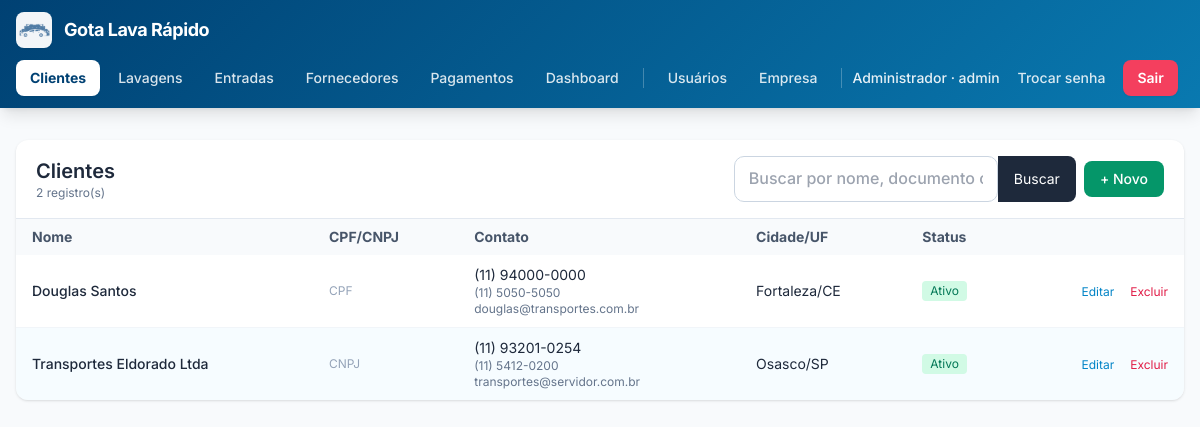
Page /clientes.php (signed in) on the earlier database version.
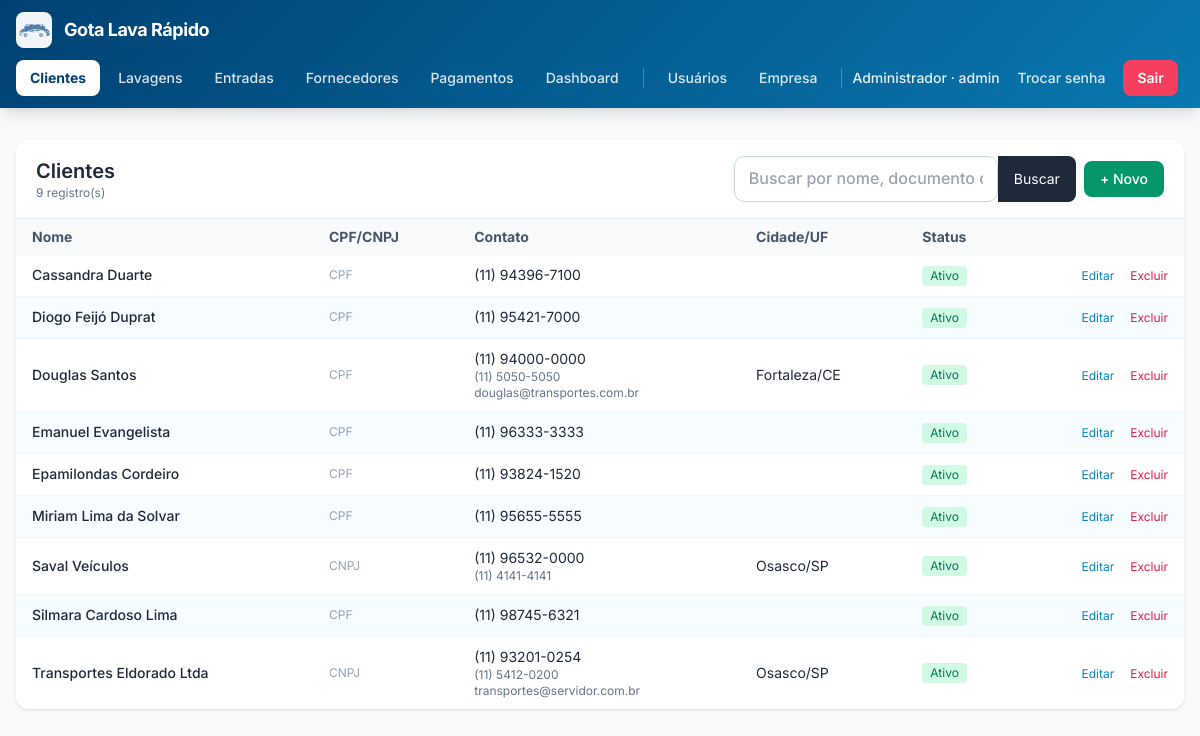
Same page on the later database version.
### tables this page shows
CREATE TABLE empresa (
                id INTEGER PRIMARY KEY CHECK (id = 1),
                razao_social  TEXT NOT NULL DEFAULT '',
                nome_fantasia TEXT NOT NULL DEFAULT '',
                cnpj          TEXT NOT NULL DEFAULT '',
                inscricao_estadual TEXT NOT NULL DEFAULT '',
                email         TEXT NOT NULL DEFAULT '',
                telefone      TEXT NOT NULL DEFAULT '',
                celular       TEXT NOT NULL DEFAULT '',
                cep           TEXT NOT NULL DEFAULT '',
                endereco      TEXT NOT NULL DEFAULT '',
                numero        TEXT NOT NULL DEFAULT '',
                complemento   TEXT NOT NULL DEFAULT '',
                bairro        TEXT NOT NULL DEFAULT '',
                cidade        TEXT NOT NULL DEFAULT '',
                uf            TEXT NOT NULL DEFAULT '',
                logo_path     TEXT NOT NULL DEFAULT '',
                atualizado_em TEXT NOT NULL DEFAULT (datetime('now','localtime'))
            );

CREATE TABLE usuarios (
        id INTEGER PRIMARY KEY AUTOINCREMENT,
        email TEXT NOT NULL UNIQUE,
        senha_hash TEXT NOT NULL,
        is_admin INTEGER NOT NULL DEFAULT 0,
        precisa_trocar_senha INTEGER NOT NULL DEFAULT 1,
        ativo INTEGER NOT NULL DEFAULT 1,
        criado_em TEXT NOT NULL DEFAULT (datetime('now','localtime'))
    , nome TEXT NOT NULL DEFAULT '', cpf TEXT NOT NULL DEFAULT '', celular TEXT NOT NULL DEFAULT '');

CREATE TABLE clientes (
        id INTEGER PRIMARY KEY AUTOINCREMENT,
        tipo TEXT NOT NULL DEFAULT 'F',
        nome TEXT NOT NULL DEFAULT '',
        nome_fantasia TEXT NOT NULL DEFAULT '',
        cpf_cnpj TEXT NOT NULL DEFAULT '',
        rg_ie TEXT NOT NULL DEFAULT '',
        data_nascimento TEXT NOT NULL DEFAULT '',
        email TEXT NOT NULL DEFAULT '',
        telefone TEXT NOT NULL DEFAULT '',
        celular TEXT NOT NULL DEFAULT '',
        cep TEXT NOT NULL DEFAULT '',
        endereco TEXT NOT NULL DEFAULT '',
        numero TEXT NOT NULL DEFAULT '',
        complemento TEXT NOT NULL DEFAULT '',
        bairro TEXT NOT NULL DEFAULT '',
        cidade TEXT NOT NULL DEFAULT '',
        uf TEXT NOT NULL DEFAULT '',
        observacoes TEXT NOT NULL DEFAULT '',
        ativo INTEGER NOT NULL DEFAULT 1,
        criado_em TEXT NOT NULL DEFAULT (datetime('now','localtime')),
        atualizado_em TEXT NOT NULL DEFAULT (datetime('now','localtime'))
    );

### config.php (called while the page is built, shortened)
<?php
function db(): PDO {
    static $pdo = null;
    if ($pdo === null) {
        $pdo = new PDO('sqlite:' . DB_PATH, null, null, [
            PDO::ATTR_ERRMODE            => PDO::ERRMODE_EXCEPTION,
            PDO::ATTR_DEFAULT_FETCH_MODE => PDO::FETCH_ASSOC,
        ]);
        $pdo->exec('PRAGMA foreign_keys = ON');
        $pdo->exec('PRAGMA journal_mode = WAL');
    }
    return $pdo;
}
require_once APP_ROOT . '/functions.php';

### functions.php (called while the page is built, shortened)
<?php
function e(?string $s): string {
    return htmlspecialchars((string)$s, ENT_QUOTES, 'UTF-8');
}
function usuario_logado(): ?array {
    $stmt = db()->prepare('SELECT id, email, is_admin, precisa_trocar_senha, ativo FROM usuarios WHERE id = ?');
    $stmt->execute([$_SESSION['usuario_id']]);
    $u = $stmt->fetch();
    return $u;
}
function empresa(): array {
    static $cache = null;
    if ($cache !== null) return $cache;
    $pdo = db();
    $existe = $pdo->query(
        "SELECT name FROM sqlite_master WHERE type='table' AND name='empresa'"
    )->fetchColumn();
    if (!$existe) {
        $pdo->exec("
            CREATE TABLE empresa (
                id INTEGER PRIMARY KEY CHECK (id = 1),
                razao_social  TEXT NOT NULL DEFAULT '',
                nome_fantasia TEXT NOT NULL DEFAULT '',
                cnpj          TEXT NOT NULL DEFAULT '',
                inscricao_estadual TEXT NOT NULL DEFAULT '',
                email         TEXT NOT NULL DEFAULT '',
                telefone      TEXT NOT NULL DEFAULT '',
                celular       TEXT NOT NULL DEFAULT '',
                cep           TEXT NOT NULL DEFAULT '',
                endereco      TEXT NOT NULL DEFAULT '',
                numero        TEXT NOT NULL DEFAULT '',
                complemento   TEXT NOT NULL DEFAULT '',
                bairro        TEXT NOT NULL DEFAULT '',
                cidade        TEXT NOT NULL DEFAULT '',
                uf            TEXT NOT NULL DEFAULT '',
                logo_path     TEXT NOT NULL DEFAULT '',
                atualizado_em TEXT NOT NULL DEFAULT (datetime('now','localtime'))
            )
        ");
        $pdo->exec("INSERT INTO empresa (id) VALUES (1)");
    } else {
        $pdo->exec("INSERT OR IGNORE INTO empresa (id) VALUES (1)");
    }
    $cache = $pdo->query('SELECT * FROM empresa WHERE id = 1')->fetch() ?: [];
    return $cache;
}
function empresa_logo_url(): ?string {
    $e = empresa();
    $abs = APP_ROOT . '/' . $e['logo_path'];
    return $e['logo_path'] . '?v=' . filemtime($abs);
}
function formatar_cnpj(string $cnpj): string {
    $c = preg_replace('/\D/', '', $cnpj);
    if (strlen($c) !== 14) return $cnpj;
    return substr($c,0,2).'.'.substr($c,2,3).'.'.substr($c,5,3)
         . '/'.substr($c,8,4).'-'.substr($c,12,2);
}
function formatar_cpf(string $cpf): string {
    $c = preg_replace('/\D/', '', $cpf);
    if (strlen($c) !== 11) return $cpf;
    return substr($c,0,3).'.'.substr($c,3,3).'.'.substr($c,6,3).'-'.substr($c,9,2);
}

### clientes.php (the view, shortened to what this page needs)
<?php
require_once __DIR__ . '/config.php';
$busca = trim((string)($_GET['q'] ?? ''));
$where = '';
$params = [];
$stmt = db()->prepare("SELECT * FROM clientes $where ORDER BY nome COLLATE NOCASE");
$stmt->execute($params);
$clientes = $stmt->fetchAll();
require __DIR__ . '/header.php';
?>
<div class="bg-white rounded-xl shadow overflow-hidden">
  <div class="px-5 py-4 border-b border-slate-200 flex flex-wrap items-center justify-between gap-3">
    <div>
      <h1 class="text-xl font-semibold">Clientes</h1>
      <p class="text-xs text-slate-500"><?= count($clientes) ?> registro(s)</p>
    </div>
    <div class="flex items-center gap-2">
      <form method="get" class="flex">
        <input type="text" name="q" value="<?= e($busca) ?>"
               placeholder="Buscar por nome, documento ou e-mail"
               class="w-56 sm:w-72 rounded-l-lg border border-slate-300 px-3 py-2 text-sm
                      focus:outline-none focus:ring-2 focus:ring-sky-500">
        <button class="rounded-r-lg bg-slate-800 hover:bg-slate-700 text-white px-4 text-sm">Buscar</button>
      </form>
      <a href="cliente_form.php"
         class="rounded-lg bg-emerald-600 hover:bg-emerald-500 text-white px-4 py-2 text-sm font-medium whitespace-nowrap">
        + Novo
      </a>
    </div>
  </div>
  <div class="overflow-x-auto">
    <table class="min-w-full text-sm">
      <thead class="bg-slate-50 text-slate-600">
        <tr>
          <th class="text-left px-4 py-2">Nome</th>
          <th class="text-left px-4 py-2">CPF/CNPJ</th>
          <th class="text-left px-4 py-2">Contato</th>
          <th class="text-left px-4 py-2">Cidade/UF</th>
          <th class="text-left px-4 py-2">Status</th>
          <th class="px-4 py-2"></th>
        </tr>
      </thead>
      <tbody class="divide-y divide-slate-100">
      <?php if (!$clientes): ?>
        <tr><td colspan="6" class="px-4 py-8 text-center text-slate-400">
          Nenhum cliente cadastrado. Clique em <strong>+ Novo</strong> para começar.
        </td></tr>
      <?php else: foreach ($clientes as $c): ?>
        <tr class="hover:bg-slate-50">
          <td class="px-4 py-2.5">
            <div class="font-medium"><?= e($c['nome']) ?></div>
          </td>
          <td class="px-4 py-2.5 whitespace-nowrap">
            <div class="text-xs text-slate-400"><?= $c['tipo'] === 'J' ? 'CNPJ' : 'CPF' ?></div>
          </td>
          <td class="px-4 py-2.5">
            <?php if ($c['celular']): ?><div><?= e($c['celular']) ?></div><?php endif; ?>
            <?php if ($c['telefone']): ?><div class="text-xs text-slate-500"><?= e($c['telefone']) ?></div><?php endif; ?>
            <?php if ($c['email']): ?><div class="text-xs text-slate-500 break-all"><?= e($c['email']) ?></div><?php endif; ?>
          </td>
          <td class="px-4 py-2.5">
            <?= e($c['cidade']) ?><?= $c['uf'] ? '/' . e($c['uf']) : '' ?>
          </td>
          <td class="px-4 py-2.5">
            <?php if ($c['ativo']): ?>
              <span class="inline-block text-xs px-2 py-0.5 rounded bg-emerald-100 text-emerald-700">Ativo</span>
            <?php else: ?>
              <span class="inline-block text-xs px-2 py-0.5 rounded bg-slate-200 text-slate-700">Inativo</span>
            <?php endif; ?>
          </td>
          <td class="px-4 py-2.5 text-right whitespace-nowrap">
            <a href="cliente_form.php?id=<?= (int)$c['id'] ?>"
               class="text-sky-600 hover:underline text-xs mr-3">Editar</a>
            <form method="post" class="inline"
                  onsubmit="return confirm('Excluir o cliente <?= e(addslashes($c['nome'])) ?>?');">
              <button class="text-rose-600 hover:underline text-xs">Excluir</button>
            </form>
          </td>
        </tr>
      <?php endforeach; endif; ?>
      </tbody>
    </table>
  </div>
</div>
<?php require __DIR__ . '/footer.php'; ?>

### header.php (shortened to what this page needs)
<?php
$u      = usuario_logado();
$__emp  = [];
$__logo = null;
try {
    $__emp  = empresa();
    $__logo = empresa_logo_url();
} catch (Throwable $e) {
    $__emp = []; $__logo = null;
}
$__nome = $__emp['nome_fantasia'] ?? '';
$nomeTopo = '';
$atual    = basename($_SERVER['PHP_SELF'] ?? '');
if ($u) {
    $nomeTopo = $u['email'];
    try {
        $st = db()->prepare('SELECT nome FROM usuarios WHERE id = ?');
        $st->execute([(int)$_SESSION['usuario_id']]);
        $n = $st->fetchColumn();
        if ($n) $nomeTopo = $n;
    } catch (Throwable $e) { }
}
function menu_cls(string $href, array $arquivos, string $atual): string {
    $ativo = ($atual === $href) || in_array($atual, $arquivos, true);
    return $ativo
        ? 'px-3.5 py-2 rounded-lg bg-white text-brand-700 font-bold shadow-sm'
        : 'px-3.5 py-2 rounded-lg text-white/85 hover:text-white hover:bg-white/15 transition font-medium';
}
?>
<!DOCTYPE html>
<html lang="pt-BR" class="h-full">
<head>
<script src="https://cdn.tailwindcss.com"></script>
</head>
<body class="h-full bg-slate-50 text-slate-800 antialiased">
<?php if ($u): ?>
<nav class="sticky top-0 z-40 text-white shadow-lg"
     style="background: linear-gradient(135deg, #004173 0%, #0979b0 100%);">
  <div class="max-w-7xl mx-auto px-4 py-3 flex flex-wrap items-center justify-between gap-3">
    <a href="dashboard.php" class="flex items-center gap-3 font-bold tracking-tight text-lg">
      <?php if ($__logo): ?>
        <img src="<?= e($__logo) ?>" alt="Logo"
             class="h-9 w-9 object-contain bg-white/95 rounded-lg p-0.5 shadow-sm">
      <?php endif; ?>
      <span><?= e($__nome) ?></span>
    </a>
    <div class="flex items-center gap-1 text-sm flex-wrap">
      <a href="clientes.php"     class="<?= menu_cls('clientes.php',     ['cliente_form.php'], $atual) ?>">Clientes</a>
      <a href="lavagens.php"     class="<?= menu_cls('lavagens.php',     ['lavagem_form.php'], $atual) ?>">Lavagens</a>
      <a href="entradas.php"     class="<?= menu_cls('entradas.php',     ['entrada_lavagem.php'], $atual) ?>">Entradas</a>
      <a href="fornecedores.php" class="<?= menu_cls('fornecedores.php', ['fornecedor_form.php'], $atual) ?>">Fornecedores</a>
      <a href="pagamentos.php"   class="<?= menu_cls('pagamentos.php',   [
            'pagamento_form.php', 'dashboard_pagamentos.php',
            'relatorio_pagamentos.php', 'categorias_pagamento.php',
         ], $atual) ?>">Pagamentos</a>
      <a href="dashboard_operacional.php" class="<?= menu_cls('dashboard_operacional.php', [], $atual) ?>">Dashboard</a>
      <?php if ($u['is_admin']): ?>
        <a href="usuarios.php" class="<?= menu_cls('usuarios.php', ['usuario_form.php','usuario_senha_gerada.php'], $atual) ?>">Usuários</a>
        <a href="empresa.php"  class="<?= menu_cls('empresa.php',  [], $atual) ?>">Empresa</a>
      <?php endif; ?>
      <span class="hidden md:inline text-white/90 font-medium">
        <?= e($nomeTopo) ?><?= $u['is_admin'] ? ' · admin' : '' ?>
      </span>
      <a href="trocar_senha.php" class="px-3.5 py-2 rounded-lg text-white/85 hover:text-white hover:bg-white/15 transition font-medium">Trocar senha</a>
      <a href="logout.php"       class="px-3.5 py-2 rounded-lg bg-rose-500 hover:bg-rose-600 text-white font-semibold transition shadow-sm">Sair</a>
    </div>
  </div>
</nav>
<?php endif; ?>
<main class="max-w-7xl mx-auto px-4 py-6 sm:py-8">

### footer.php (shortened to what this page needs)
</main>
</body>
</html>

### header.php (style rules this page uses)
:root { --brand-700: #004173; --brand-500: #0979b0; --brand-400: #0cb7f2; --brand-200: #7cdaf9; --brand-100: #b6ffff; }
html, body { font-family: 'Inter', ui-sans-serif, system-ui, -apple-system, sans-serif; }
input:not([type="checkbox"]):not([type="radio"]):not([type="color"]):not([type="file"]):not([type="submit"]):not([type="button"]):not([type="hidden"]), select, textarea { font-size: 1rem; font-weight: 600; color: #000000; background-color: #ffffff; border: 1.5px solid #cbd5e1; border-radius: 0.625rem; padding: 0.7rem 0.875rem; transition: border-color .15s, box-shadow .15s, background-color .15s; width: 100%; line-height: 1.35; }
input::placeholder, textarea::placeholder { color: #94a3b8; font-weight: 500; }
tbody > tr:nth-child(even) { background-color: rgba(240, 251, 255, 0.6); }

Differences in the rows shown:
added clientes: nome "Cassandra Duarte", tipo "CPF", celular "(11) 94396-7100", ativo "Ativo"
added clientes: nome "Diogo Feijó Duprat", tipo "CPF", celular "(11) 95421-7000", ativo "Ativo"
added clientes: nome "Emanuel Evangelista", tipo "CPF", celular "(11) 96333-3333", ativo "Ativo"
added clientes: nome "Epamilondas Cordeiro", tipo "CPF", celular "(11) 93824-1520", ativo "Ativo"
added clientes: nome "Miriam Lima da Solvar", tipo "CPF", celular "(11) 95655-5555", ativo "Ativo"
added clientes: nome "Saval Veículos", tipo "CNPJ", celular "(11) 96532-0000", telefone "(11) 4141-4141", cidade "Osasco", uf "SP", ativo "Ativo"
added clientes: nome "Silmara Cardoso Lima", tipo "CPF", celular "(11) 98745-6321", ativo "Ativo"
Other differences:
count($clientes): "2" → "9"
